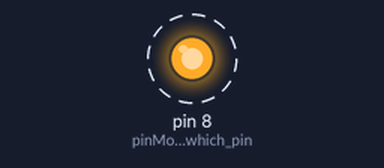
Simulated run of this sketch. Board: Arduino Uno, built with avr-gcc and run on an emulated ATmega328P. On the bench: output pins drawn as LEDs (lit = HIGH). Dashed ring = blinking. What the sketch prints to the serial monitor is not drawn.

Above: at 0.12 s.
Timing chart, 0 to 3.0 s (numbered marks = the images above):
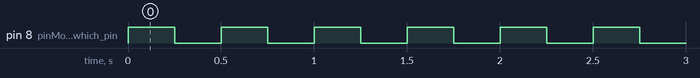

Measured:
- by itself, pin 8 (pinMode_selects_which_pin): alternates HIGH for 0.25 s and LOW for 0.25 s

The sketch:

helloArduino_aug22a.ino
```cpp
//Sam Funk
//helloArduino
//Blinks an LED twice per second and prints "Blink".

void setup() {
  Serial.begin(9600); //Serial.begin() will tell the computer at what rate to send data. This must correspond with the rate at which the Arduino reads data.
  pinMode(8, OUTPUT); //pinMode selects which pin will be used (in this case, pin 8)
}

void loop() {
  digitalWrite(8, HIGH); //when the pin is switched to high, it turns on the LED
  Serial.println("Blink"); //this command prints "Blink" in the module every time the LED turns on
  delay(250); //the bigger the delay, the slower the LED will blink
  digitalWrite(8, LOW); //when the pin is switched to low, it turns off the LED
  delay(250);
}
  //Credit to: http://www.circuitbasics.com/arduino-basics-controlling-led/
```
